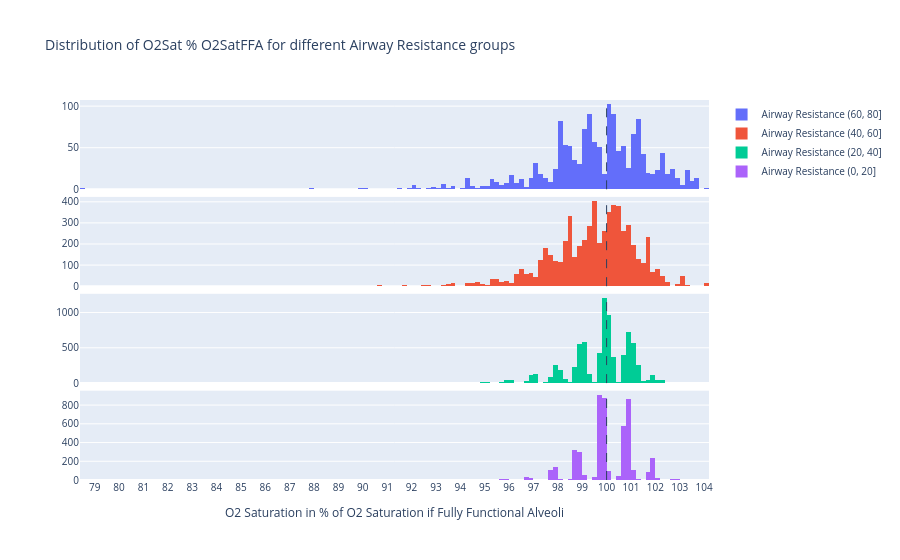

The cell this chart's notebook holds for it:
### Code cell
import src.o2_fev1_analysis.partition as partition

O2_col = "O2Sat % O2SatFFA"
# O2_col = "O2SatFFA from ecFEV1 (%)"

# # Create 3 equally spaced bins for Airway Resistance
# df["AR group"] = partition.partition_in_n_equal_groups(
#     df["Airway Resistance mean from ecFEV1 (%)"], 5
# )

# Cut Airway Resistance into bins of 0-20, 20-40, 40-60, 60-80
df["AR group"] = pd.cut(
    df["AR from ecFEV1 (%)"],
    bins=np.arange(0, 100, 20),
    include_lowest=False,
)

group_labels = df["AR group"].unique()
print(f"AR groups: {group_labels}")

# Create subplot with 3 rows
fig = make_subplots(
    rows=len(group_labels) - 1, cols=1, shared_xaxes=True, vertical_spacing=0.02
)
# On first subplot add histogram of Drop from O2 Saturation FFA (%) for 1st AR group
for i in range(len(group_labels) - 1):
    fig.add_trace(
        go.Histogram(
            x=df[df["AR group"] == group_labels[i]][O2_col],
            name=f"Airway Resistance {group_labels[i]}",
            # Bin size of 1
            xbins=dict(start=75, end=110, size=0.2),
        ),
        row=i + 1,
        col=1,
    )
    fig.add_vline(
        x=100,
        row=i + 1,
        col=1,
        line_width=1,
        line_dash="dash",
    )
    # fig.add_vline(
    #     x=df[df["AR group"] == group_labels[i]][O2_col].median(),
    #     row=i + 1,
    #     col=1,
    #     line_width=1,
    #     line_dash="dash",
    # )


title = f"Distribution of {O2_col} for different Airway Resistance groups"
fig.update_layout(
    title=title,
    font=dict(size=10),
)
fig.update_xaxes(
    title_text="O2 Saturation in % of O2 Saturation if Fully Functional Alveoli",
    row=len(group_labels) - 1,
    col=1,
)
# Show more ticks on x
fig.update_xaxes(tick0=75, dtick=1, row=len(group_labels) - 1, col=1)
# Save
fig.write_image(f"{plotsdir}{title}.png")
fig.show()

### Figure 1 — Plotly figure (JSON) as saved in the notebook; plotly's stock layout.template omitted (floating-point values rounded to 4 significant figures; data arrays with more than 128 entries replaced by an {"elided": "..."} marker saying what was removed)
{"data": [{"name": "Airway Resistance (60, 80]", "type": "histogram", "x": {"elided": "1507 float values"}, "xaxis": "x", "xbins": {"end": 110, "size": 0.2, "start": 75}, "yaxis": "y"}, {"name": "Airway Resistance (40, 60]", "type": "histogram", "x": {"elided": "6128 float values"}, "xaxis": "x2", "xbins": {"end": 110, "size": 0.2, "start": 75}, "yaxis": "y2"}, {"name": "Airway Resistance (20, 40]", "type": "histogram", "x": {"elided": "7795 float values"}, "xaxis": "x3", "xbins": {"end": 110, "size": 0.2, "start": 75}, "yaxis": "y3"}, {"name": "Airway Resistance (0, 20]", "type": "histogram", "x": {"elided": "4903 float values"}, "xaxis": "x4", "xbins": {"end": 110, "size": 0.2, "start": 75}, "yaxis": "y4"}], "layout": {"font": {"size": 10}, "shapes": [{"line": {"dash": "dash", "width": 1}, "type": "line", "x0": 100, "x1": 100, "xref": "x", "y0": 0, "y1": 1, "yref": "y domain"}, {"line": {"dash": "dash", "width": 1}, "type": "line", "x0": 100, "x1": 100, "xref": "x2", "y0": 0, "y1": 1, "yref": "y2 domain"}, {"line": {"dash": "dash", "width": 1}, "type": "line", "x0": 100, "x1": 100, "xref": "x3", "y0": 0, "y1": 1, "yref": "y3 domain"}, {"line": {"dash": "dash", "width": 1}, "type": "line", "x0": 100, "x1": 100, "xref": "x4", "y0": 0, "y1": 1, "yref": "y4 domain"}], "title": {"text": "Distribution of O2Sat % O2SatFFA for different Airway Resistance groups"}, "xaxis": {"anchor": "y", "domain": [0, 1], "matches": "x4", "showticklabels": false}, "xaxis2": {"anchor": "y2", "domain": [0, 1], "matches": "x4", "showticklabels": false}, "xaxis3": {"anchor": "y3", "domain": [0, 1], "matches": "x4", "showticklabels": false}, "xaxis4": {"anchor": "y4", "domain": [0, 1], "dtick": 1, "tick0": 75, "title": {"text": "O2 Saturation in % of O2 Saturation if Fully Functional Alveoli"}}, "yaxis": {"anchor": "x", "domain": [0.765, 1.0]}, "yaxis2": {"anchor": "x2", "domain": [0.51, 0.745]}, "yaxis3": {"anchor": "x3", "domain": [0.255, 0.49]}, "yaxis4": {"anchor": "x4", "domain": [0, 0.235]}}}
